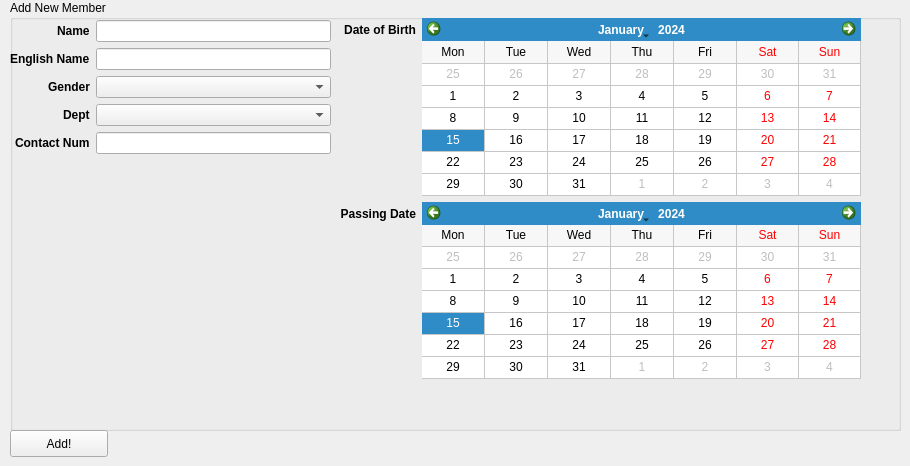
          <widget class="QWidget" name="tab_4">
           <attribute name="title">
            <string>Add New Members</string>
           </attribute>
           <widget class="QGroupBox" name="groupBox_6">
            <property name="geometry">
             <rect>
              <x>10</x>
              <y>0</y>
              <width>891</width>
              <height>431</height>
             </rect>
            </property>
            <property name="title">
             <string>Add New Member</string>
            </property>
            <widget class="QWidget" name="formLayoutWidget_2">
             <property name="geometry">
              <rect>
               <x>0</x>
               <y>20</y>
               <width>321</width>
               <height>331</height>
              </rect>
             </property>
             <layout class="QFormLayout" name="formLayout_4">
              <property name="fieldGrowthPolicy">
               <enum>QFormLayout::AllNonFixedFieldsGrow</enum>
              </property>
              <property name="labelAlignment">
               <set>Qt::AlignRight|Qt::AlignTrailing|Qt::AlignVCenter</set>
              </property>
              <item row="0" column="0">
               <widget class="QLabel" name="nameLabel">
                <property name="font">
                 <font>
                  <weight>75</weight>
                  <bold>true</bold>
                 </font>
                </property>
                <property name="text">
                 <string>Name</string>
                </property>
               </widget>
              </item>
              <item row="0" column="1">
               <widget class="QLineEdit" name="nameLineEdit"/>
              </item>
              <item row="1" column="0">
               <widget class="QLabel" name="englishNameLabel">
                <property name="font">
                 <font>
                  <weight>75</weight>
                  <bold>true</bold>
                 </font>
                </property>
                <property name="text">
                 <string>English Name</string>
                </property>
               </widget>
              </item>
              <item row="1" column="1">
               <widget class="QLineEdit" name="englishNameLineEdit"/>
              </item>
              <item row="2" column="0">
               <widget class="QLabel" name="genderLabel">
                <property name="font">
                 <font>
                  <weight>75</weight>
                  <bold>true</bold>
                 </font>
                </property>
                <property name="text">
                 <string>Gender</string>
                </property>
               </widget>
              </item>
              <item row="2" column="1">
               <widget class="QComboBox" name="comboBox_addmembergender"/>
              </item>
              <item row="3" column="0">
               <widget class="QLabel" name="deptLabel">
                <property name="font">
                 <font>
                  <weight>75</weight>
                  <bold>true</bold>
                 </font>
                </property>
                <property name="text">
                 <string>Dept</string>
                </property>
               </widget>
              </item>
              <item row="3" column="1">
               <widget class="QComboBox" name="comboBox_addmemberdept"/>
              </item>
              <item row="4" column="0">
               <widget class="QLabel" name="label_7">
                <property name="font">
                 <font>
                  <weight>75</weight>
                  <bold>true</bold>
                 </font>
                </property>
                <property name="text">
                 <string>Contact Num</string>
                </property>
               </widget>
              </item>
              <item row="4" column="1">
               <widget class="QLineEdit" name="contactNum_lineEdit"/>
              </item>
             </layout>
            </widget>
            <widget class="QWidget" name="formLayoutWidget">
             <property name="geometry">
              <rect>
               <x>330</x>
               <y>18</y>
               <width>521</width>
               <height>361</height>
              </rect>
             </property>
             <layout class="QFormLayout" name="formLayout_6">
              <property name="fieldGrowthPolicy">
               <enum>QFormLayout::AllNonFixedFieldsGrow</enum>
              </property>
              <property name="labelAlignment">
               <set>Qt::AlignRight|Qt::AlignTrailing|Qt::AlignVCenter</set>
              </property>
              <item row="0" column="0">
               <widget class="QLabel" name="label_5">
                <property name="font">
                 <font>
                  <weight>75</weight>
                  <bold>true</bold>
                 </font>
                </property>
                <property name="text">
                 <string>Date of Birth</string>
                </property>
                <property name="alignment">
                 <set>Qt::AlignRight|Qt::AlignTrailing|Qt::AlignVCenter</set>
                </property>
               </widget>
              </item>
              <item row="0" column="1">
               <widget class="QCalendarWidget" name="calendarWidget_newmember_dob">
                <property name="sizePolicy">
                 <sizepolicy hsizetype="Preferred" vsizetype="Minimum">
                  <horstretch>0</horstretch>
                  <verstretch>0</verstretch>
                 </sizepolicy>
                </property>
                <property name="gridVisible">
                 <bool>true</bool>
                </property>
                <property name="verticalHeaderFormat">
                 <enum>QCalendarWidget::NoVerticalHeader</enum>
                </property>
                <property name="navigationBarVisible">
                 <bool>true</bool>
                </property>
               </widget>
              </item>
              <item row="1" column="0">
               <widget class="QLabel" name="label_6">
                <property name="font">
                 <font>
                  <weight>75</weight>
                  <bold>true</bold>
                 </font>
                </property>
                <property name="text">
                 <string>Passing Date</string>
                </property>
                <property name="alignment">
                 <set>Qt::AlignRight|Qt::AlignTrailing|Qt::AlignVCenter</set>
                </property>
                <property name="wordWrap">
                 <bool>true</bool>
                </property>
               </widget>
              </item>
              <item row="1" column="1">
               <widget class="QCalendarWidget" name="calendarWidget_newmember_passing">
                <property name="gridVisible">
                 <bool>true</bool>
                </property>
                <property name="verticalHeaderFormat">
                 <enum>QCalendarWidget::NoVerticalHeader</enum>
                </property>
               </widget>
              </item>
             </layout>
            </widget>
           </widget>
           <widget class="QPushButton" name="pushButton_addmember">
            <property name="geometry">
             <rect>
              <x>10</x>
              <y>430</y>
              <width>98</width>
              <height>27</height>
             </rect>
            </property>
            <property name="text">
             <string>Add!</string>
            </property>
           </widget>
          </widget>
